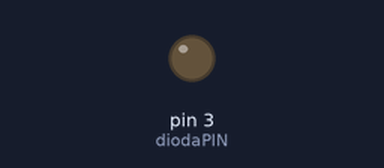
Simulated run of this sketch. Board: Arduino Uno, built with avr-gcc and run on an emulated ATmega328P. On the bench: output pins drawn as LEDs (lit = HIGH).

Above: at 0.05 s.
At 0.65 s:
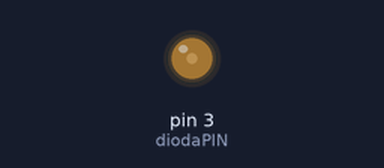
At 1.3 s:
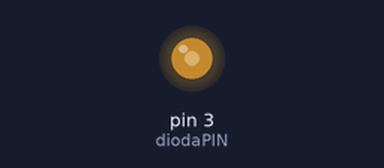
At 2.55 s:
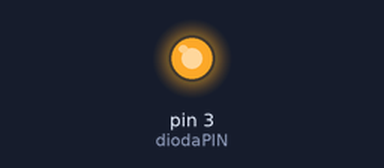
Timing chart, 0 to 5.9 s (numbered marks = the images above):
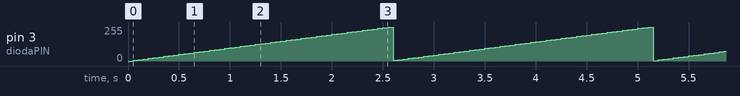

Measured:
- by itself, pin 3 (diodaPIN): ramps from 0/255 to 255/255 and jumps back, once every 2.6 s

The sketch:

Arduino_Podstawy_PWM_1.ino
```cpp
#define diodaPIN 3

byte wypelnienie = 0;
int zmiana = 5;

void setup() {
  pinMode(diodaPIN, OUTPUT);
}

void loop() {
  analogWrite(diodaPIN, wypelnienie);

  wypelnienie = wypelnienie + zmiana;


  delay(50);
}
```
